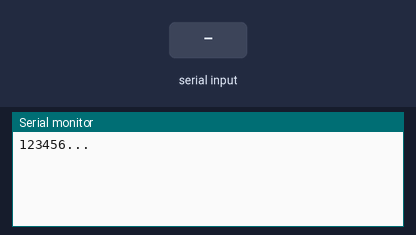
Bench run of a sketch on a simulated Arduino Uno, built with avr-gcc and run on an emulated ATmega328P. Parts: the last lines printed to the serial monitor. The inputs (shaded band) are chosen by the test bench.

Above: at 1.7 s.
1.8 s: "1" received over Serial
At 2.7 s:
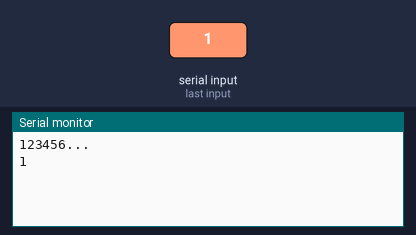
3.3 s: "0" received over Serial
At 3.8 s:
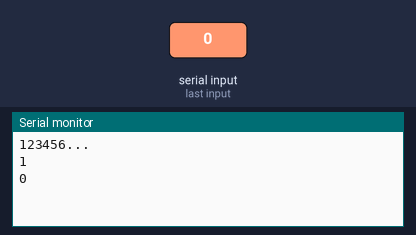
4.8 s: "2" received over Serial
At 6.1 s:
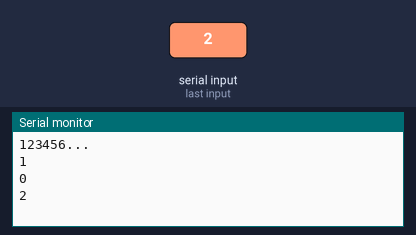
Timing chart, 0 to 7.8 s (numbered marks = the images above; inputs shaded):
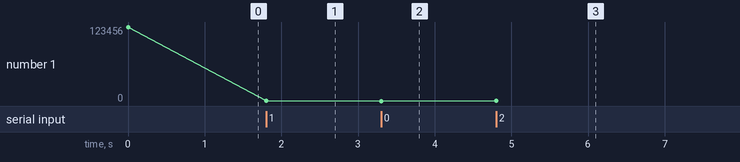

The sketch:

Slave_lib.ino
```cpp
void setup() {
  Serial.begin(9600);
  Serial.println("123456...");
  delay(500);

}

void loop() {
  if(Serial.available()){
    Serial.println(String((char)Serial.read()));

  }

}
```

Measured:
- after the input at 1.8 s, the serial monitor: prints a new line at once (image 1)
- after the input at 3.3 s, the serial monitor: prints a new line at once (image 2)
- after the input at 4.8 s, the serial monitor: prints a new line at once (image 3)
- plotted number 1: 123456 → 1 after the input at 1.8 s, 1 → 0 after the input at 3.3 s, 0 → 2 after the input at 4.8 s
